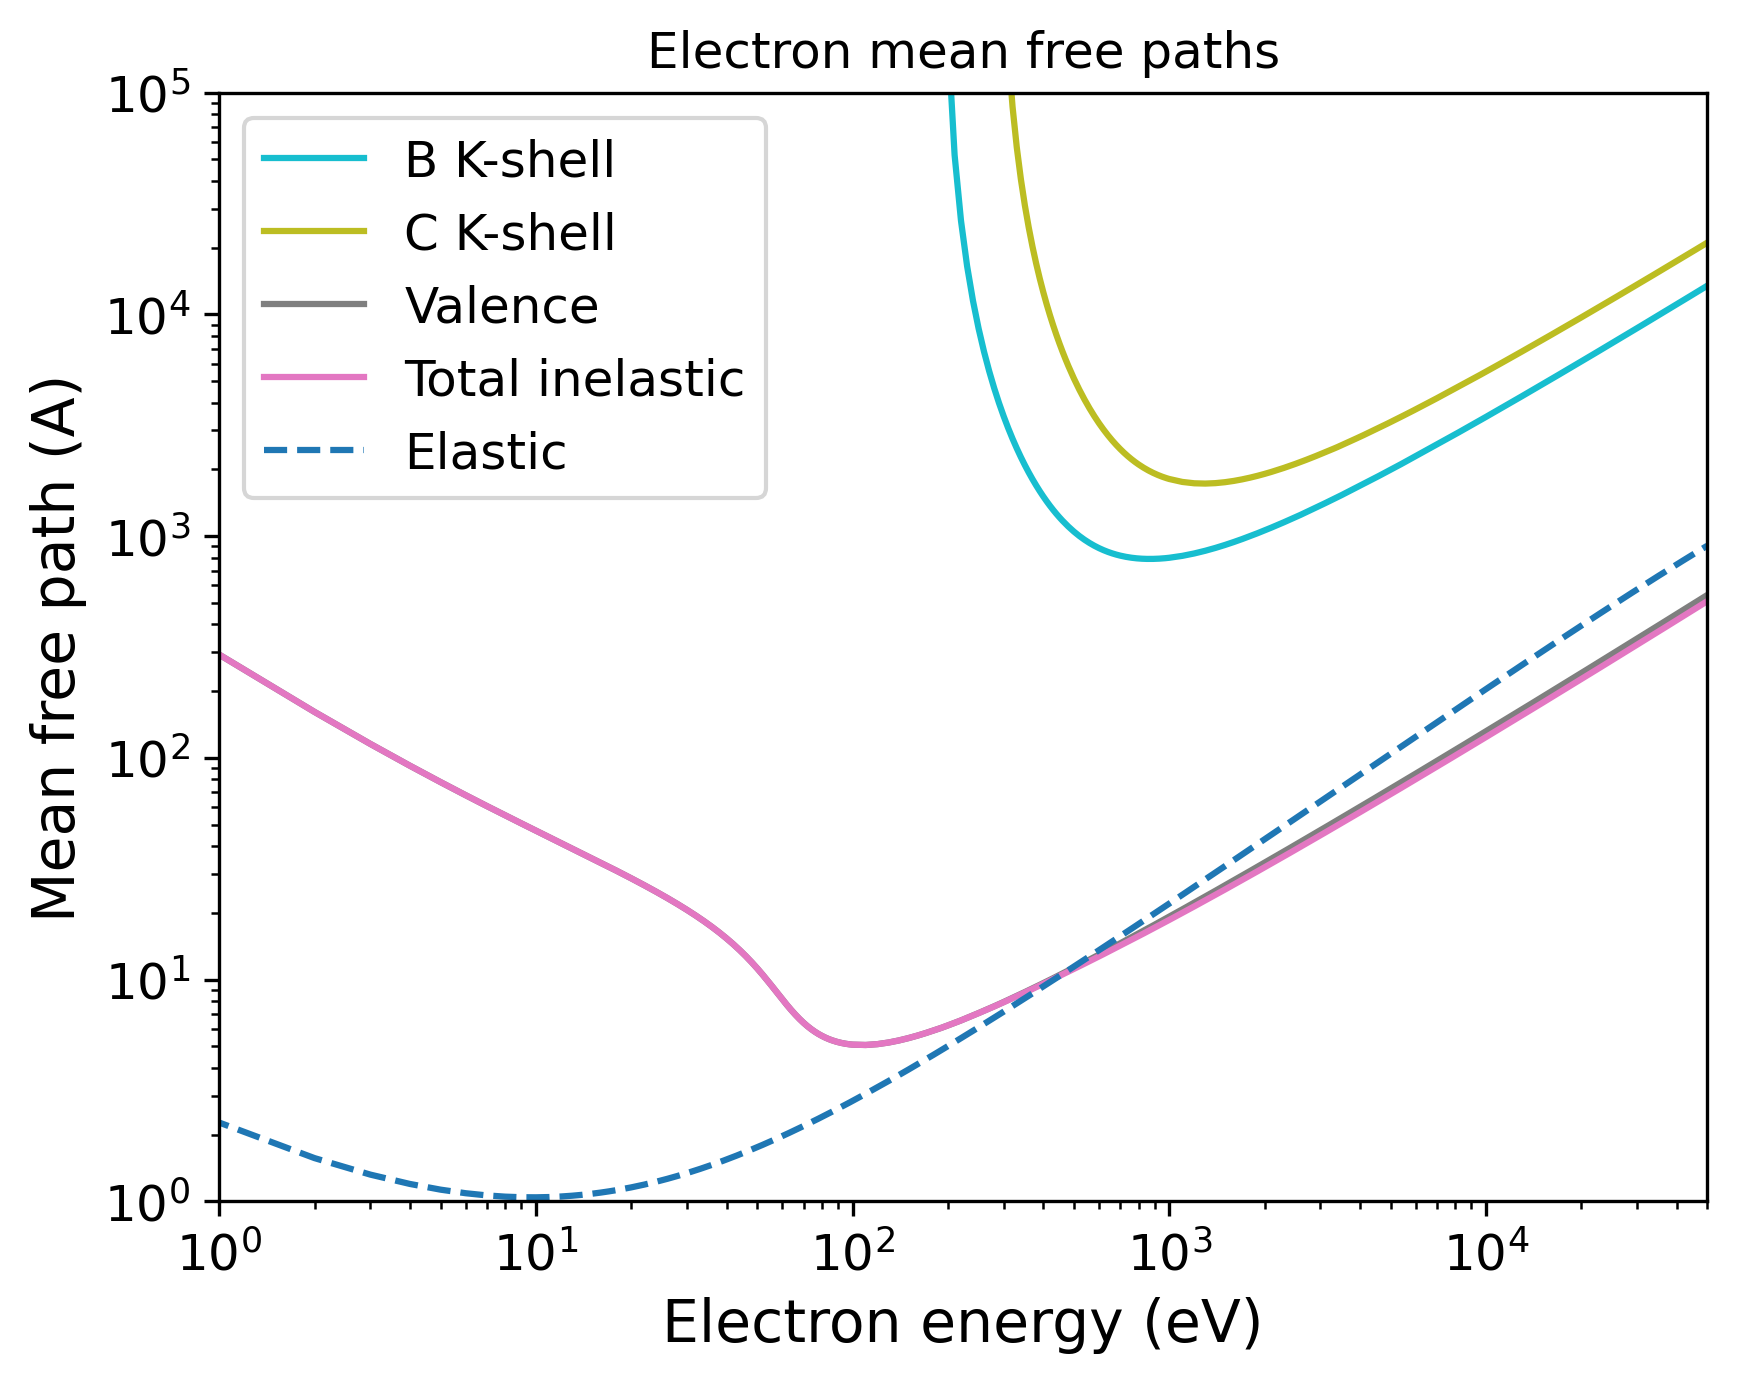

This chart was generated by the following Python code:
import pandas as pd
import numpy as np
import matplotlib.pyplot as plt
import matplotlib.cm as cm
# Set the format:
plt.xlabel("Electron energy (eV)", fontsize=14)
plt.ylabel("Mean free path (A)", fontsize=14)
plt.xticks(fontsize=12)
plt.yticks(fontsize=12)
plt.grid(False)
# Set the axes:
# Read the output file:
df = pd.read_csv(r"OUTPUT_B4C_Electron_IMFP.dat", sep=r'\s+', header=None, comment="#", skipinitialspace=True)
plt.xscale("log")
plt.yscale("log")
# Prepare the plot:
columns_to_plot = [ 1, 2, 3, 4]
labels = [ "B K-shell", "C K-shell", "Valence", "Total inelastic"]
# Create N distinct colors from a colormap
N = len(columns_to_plot)
colors = plt.cm.tab10(np.linspace(1, 0, 10))
# Set line styles:
linestyles = [ "-", "-", "-", "-"]
for i, col in enumerate(columns_to_plot):
    color = colors[i % len(colors)]
    ls    = linestyles[i % len(linestyles)]
    label = labels[i % len(labels)]
    plt.plot(df.iloc[:, 0], df.iloc[:, col],
    color=color,
    label=label,
    linestyle=ls)
# Add a curve from the second file
df2 = pd.read_csv(r"OUTPUT_B4C_Electron_EMFP.dat", sep=r'\s+', header=None, comment="#", skipinitialspace=True)
columns_to_plot2 = [ 3]
labels2 = [ "Elastic"]
# Create second part of the plot:
for col, label in zip(columns_to_plot2, labels2):
    plt.plot(df2.iloc[:, 0], df2.iloc[:, col], label=label, linestyle="--")
plt.xlim(1.00000000,50000.00000000)
plt.ylim(1.00000000,100000.00000000)
plt.title("Electron mean free paths")
plt.legend(loc="best", fontsize=12)
# Save the plot in this format:
plt.savefig("OUTPUT_MFP_electron.png", dpi=300, bbox_inches="tight")
